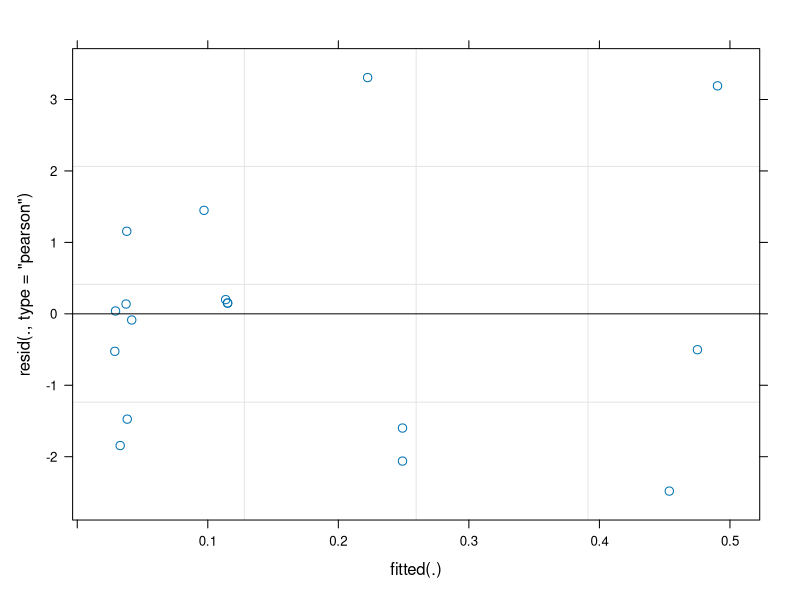
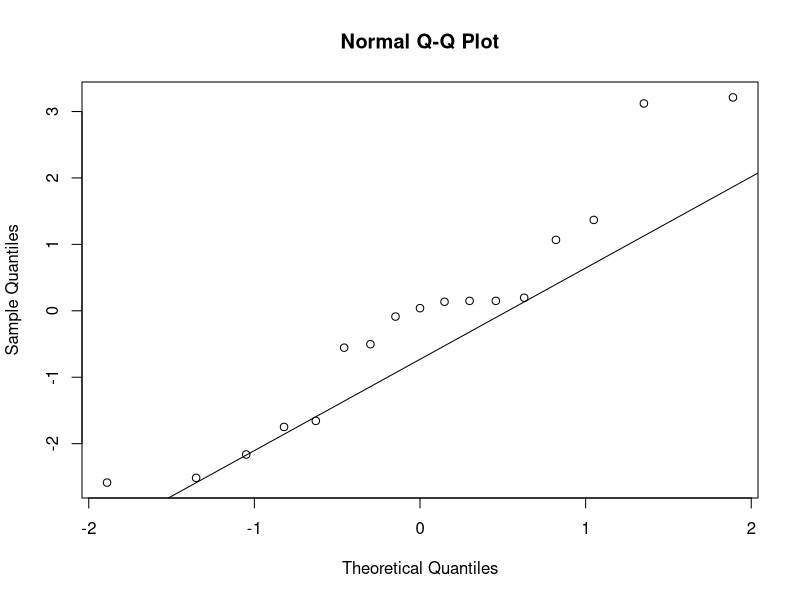

These charts were generated, in order, by the following R code: (Note: this script raises an error after producing the figures.)
# Linear regression of Lehmann lovegrass cover by treatment and agave size
# Jeffrey C. Oliver
# jcoliver@email.arizona.edu
# 2020-07-20

rm(list = ls())

################################################################################
# Use generalized linear regression to predict percent cover of Lehmann 
# lovegrass from treatment, number of agave leaves, and interaction. Only 
# considering control and hand-pulling treatments

# Roughly corresponds to 2.1.b in report but results here better model the 
# response variable

library(lme4)        # generalized linear model
library(dplyr)       # data wrangling
library(broom)       # tidy up output from statistical output
library(stringr)     # clean up statistical output

# Cover ~ Treatment + Leaves + Treatment x Leaves
# Binomial ~ Categorical + Continuous + Categorical x Continuous

cover_data <- read.csv(file = "data/agave-size-data.csv", 
                       stringsAsFactors = FALSE)

# Restrict data to only control and hand-pulling
cover_data <- cover_data %>%
  filter(Treatment %in% c("C", "H"))

# Create unique combinations of plot & Row for random effects
cover_data <- cover_data %>%
  mutate(plotrow = paste0(plot, "-", Row))

# Since cover ranges from 0 to 100 percent, should be treated as binomial 
# response variable; recode to 0-1 scale (in model) and add 100 as weights
cover_data <- cover_data %>%
  mutate(weights = 100)

# Run glm with plotrow as random effect
cover_model <- lme4::glmer(formula = aerial_cover/weights ~ Treatment * live_leaf_number + (1|plotrow),
                           data = cover_data,
                           family = "binomial",
                           weights = weights)

# Check assumptions of linear regression
# Look at fitted vs. residuals
plot(cover_model, which = 1)

# Q-Q plot for normality of residuals
qqnorm(resid(cover_model))
qqline(resid(cover_model))

# Levene test for homogeneity
car::leveneTest(resid(cover_model) ~ cover_data$Treatment)
# Levene's Test for Homogeneity of Variance (center = median)
#       Df F value  Pr(>F)  
# group  1   8.345 0.01125 *
#       15   
# Heteroskedastic, but will interpret with caution

# Extract results for output
cover_summary <- summary(cover_model)
cover_coeffs <- cover_summary$coefficients

# Coerce to a data frame
cover_coeffs <- as.data.frame(cover_coeffs)

# Add rownames as first column
cover_coeffs <- cbind(Predictor = rownames(cover_coeffs),
                         cover_coeffs)
rownames(cover_coeffs) <- NULL

# Update column names
colnames(cover_coeffs) <- c("Predictor", "Estimate", "Std.Error", 
                            "z.value", "p.value")

# Replace "Treatment" values
cover_coeffs$Predictor <- gsub(pattern = "TreatmentH",
                               replacement = "Hand-pulling",
                               x = cover_coeffs$Predictor)

# Replace live_leaf_number with human-readable version
cover_coeffs$Predictor <- gsub(pattern = "live_leaf_number",
                               replacement = "Agave size",
                               x = cover_coeffs$Predictor)

# Ensure small p-values are not shown as zero
cover_coeffs$p.value <- as.character(ifelse(
  test = cover_coeffs$p.value < 1e-5,
  yes = signif(x = cover_coeffs$p.value, digits = 5),
  no = round(x = cover_coeffs$p.value, digits = 5)))

write.csv(x = cover_coeffs, 
          file = "output/lovegrass-cover-size-analysis-out.csv",
          row.names = FALSE)